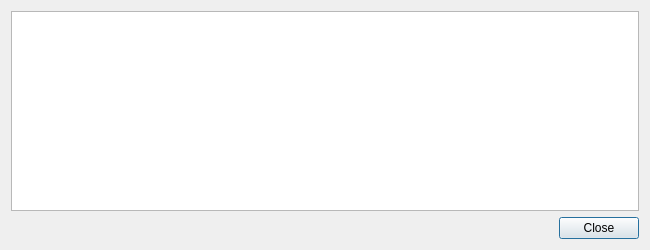
<?xml version="1.0" encoding="UTF-8"?>
<ui version="4.0">
 <class>TransactionDescDialog</class>
 <widget class="QDialog" name="TransactionDescDialog">
  <property name="geometry">
   <rect>
    <x>0</x>
    <y>0</y>
    <width>650</width>
    <height>250</height>
   </rect>
  </property>
  <property name="windowTitle">
   <string>Transaction details</string>
  </property>
  <layout class="QVBoxLayout" name="verticalLayout">
   <item>
    <widget class="QTextEdit" name="detailText">
     <property name="toolTip">
      <string>This pane shows a detailed description of the transaction</string>
     </property>
     <property name="readOnly">
      <bool>true</bool>
     </property>
    </widget>
   </item>
   <item>
    <widget class="QDialogButtonBox" name="buttonBox">
     <property name="orientation">
      <enum>Qt::Horizontal</enum>
     </property>
     <property name="standardButtons">
      <set>QDialogButtonBox::Close</set>
     </property>
    </widget>
   </item>
  </layout>
 </widget>
 <resources/>
 <connections>
  <connection>
   <sender>buttonBox</sender>
   <signal>accepted()</signal>
   <receiver>TransactionDescDialog</receiver>
   <slot>accept()</slot>
   <hints>
    <hint type="sourcelabel">
     <x>248</x>
     <y>254</y>
    </hint>
    <hint type="destinationlabel">
     <x>157</x>
     <y>274</y>
    </hint>
   </hints>
  </connection>
  <connection>
   <sender>buttonBox</sender>
   <signal>rejected()</signal>
   <receiver>TransactionDescDialog</receiver>
   <slot>reject()</slot>
   <hints>
    <hint type="sourcelabel">
     <x>316</x>
     <y>260</y>
    </hint>
    <hint type="destinationlabel">
     <x>286</x>
     <y>274</y>
    </hint>
   </hints>
  </connection>
 </connections>
</ui>
